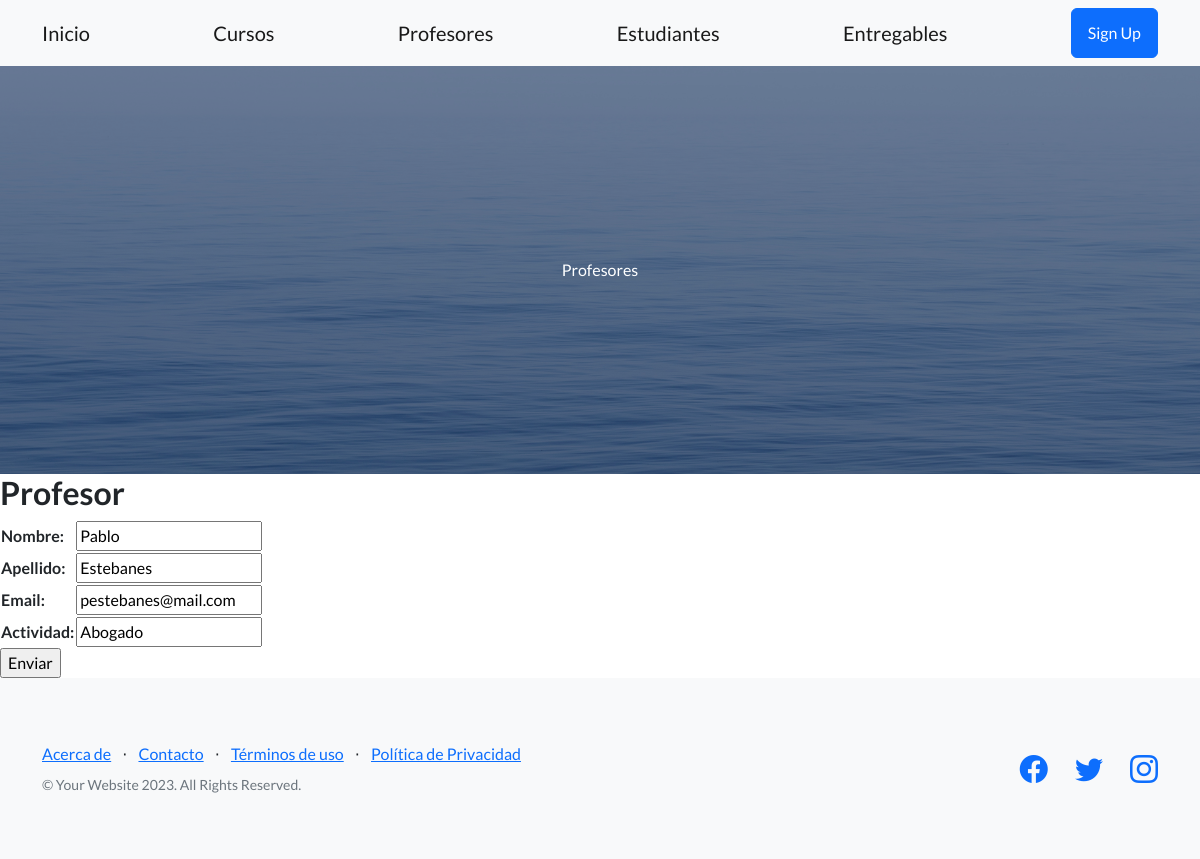
/modificar_profesor/4/, run on the app's committed database.
### aplicacion/models.py (models this page shows)
class Profesor(models.Model):
    nombre = models.CharField(max_length=30)
    apellido = models.CharField(max_length=30)
    email = models.EmailField()
    profesion = models.CharField(max_length=30)

### aplicacion/views.py (the view)
# urls.py: path('modificar_profesor/<id_profesor>/', modificar_profesor, name="modificar_profesor" ),
def modificar_profesor(request, id_profesor):
    profesor = Profesor.objects.get(id=id_profesor)
    if request.method == "POST":
        miForm = ProfesorForm(request.POST)
        if miForm.is_valid():
            profesor.nombre = miForm.cleaned_data.get('nombre')
            profesor.apellido = miForm.cleaned_data.get('apellido')
            profesor.email = miForm.cleaned_data.get('email')
            profesor.profesion = miForm.cleaned_data.get('profesion')
            profesor.save()
            return redirect(reverse_lazy('profesores'))
    else:
        miForm = ProfesorForm(initial={
            'nombre': profesor.nombre,
            'apellido': profesor.apellido,
            'email': profesor.email,
            'profesion': profesor.profesion,
        })
    return render(request, "aplicacion/profesorForm.html", {'form': miForm})

### aplicacion/forms.py
class ProfesorForm(forms.Form):
    nombre = forms.CharField(label="Nombre", max_length=50, required=True)
    apellido = forms.CharField(label="Apellido", max_length=50, required=True)
    email = forms.EmailField(required=True)
    profesion = forms.CharField(label="Actividad", max_length=50, required=True)

### aplicacion/templates/aplicacion/profesorForm.html (shortened to what this page needs)
{% extends 'aplicacion/base.html' %}
{% load static %}
{% block titulo %}Profesores{% endblock titulo %}
{% block contenido %}
    <h2>Profesor</h2>
    <form action="" method="POST">
        <table>
            {{ form.as_table }}
        </table>
        <input type="submit" value="Enviar">
    </form>
{% endblock contenido %}

### data on the page
Profesor: nombre "Pablo", apellido "Estebanes", email "pestebanes@mail.com", profesion "Abogado"
